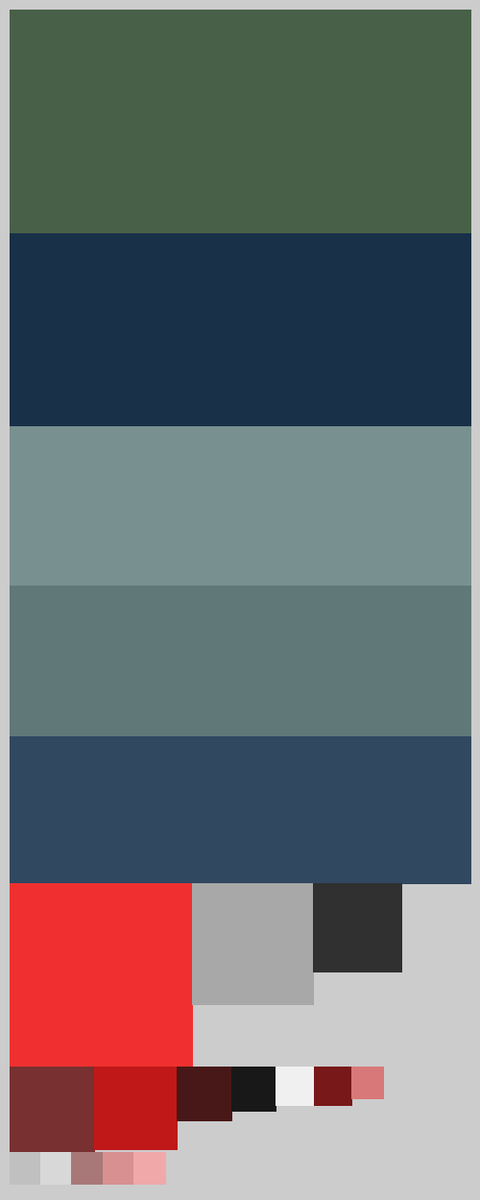
Frame 1 (no input)
Frame 2 (the mouse pressed at the canvas centre, redrawn once): identical to frame 1, image omitted

The Processing sketch that drew this single still picture (run headless with seeded random() and noise(); the mouse was pressed at the canvas centre and the sketch redrawn once):

// Processing sketch: sketch_160226b
// ── sketch_160226b.pde
color[] eachOne = {#486048, #183048, #789090, #607878, #304860, #f03030, 
                   #a8a8a8, #303030, #783030, #c01818, #481818, #181818, 
                   #f0f0f0, #781818, #d87878, #c0c0c0, #d8d8d8, #a87878, 
                   #d89090, #f0a8a8};
float[] percentage = {21.2, 18.3, 15.1, 14.3, 13.9, 6.9, 3.0, 1.6, 1.5, 1.4, 0.6, 0.4, 0.3, 0.3, 0.2, 0.2, 0.2, 0.2, 0.2, 0.2};
int i = 0;

void setup () {
  size(500, 1250);
  noLoop();
}

void draw() {
  float total = 10;
  for (int i = 0; i < 5; i ++) {
    stroke(eachOne[i]);
    fill(eachOne[i]);
    rect(10, total , 480, (1100 * (percentage[i] / 100))); 
    total = total + (1100 * (percentage[i] /100));
    println(total / 1000);
  }
  
  float xt = 10;
  float nextt = total + sqrt(480 * (1100 * (percentage[5] / 100)));
  for (int j = 5; j < 8; j ++) {
        stroke(eachOne[j]);
    fill(eachOne[j]);
    rect(xt, total , sqrt(480 * (1100 * (percentage[j] / 100))), sqrt(480 * (1100 * (percentage[j] / 100)))); 
//    total = total + sqrt(480 * (1100 * (percentage[j] / 100)));
    xt = xt + sqrt(480 * (1100 * (percentage[j] / 100)));
  }
  
 xt = 10;
  float follt = nextt + sqrt(480 * (1100 * (percentage[8] / 100)));
  for (int j = 8; j < 15; j ++) {
        stroke(eachOne[j]);
    fill(eachOne[j]);
    rect(xt, nextt , sqrt(480 * (1100 * (percentage[j] / 100))), sqrt(480 * (1100 * (percentage[j] / 100)))); 
//    total = total + sqrt(480 * (1100 * (percentage[j] / 100)));
    xt = xt + sqrt(480 * (1100 * (percentage[j] / 100)));
  } 
  
  xt = 10;
  for (int j = 15; j < 20; j ++) {
        stroke(eachOne[j]);
    fill(eachOne[j]);
    rect(xt, follt , sqrt(480 * (1100 * (percentage[j] / 100))), sqrt(480 * (1100 * (percentage[j] / 100)))); 
//    total = total + sqrt(480 * (1100 * (percentage[j] / 100)));
    xt = xt + sqrt(480 * (1100 * (percentage[j] / 100)));
  }  writeIt();
}

void writeIt() {
  save("perectage");
}


void keyPressed() {
  i = i + 1;
  if (i > 19) {
    i = 0;
  }
}
